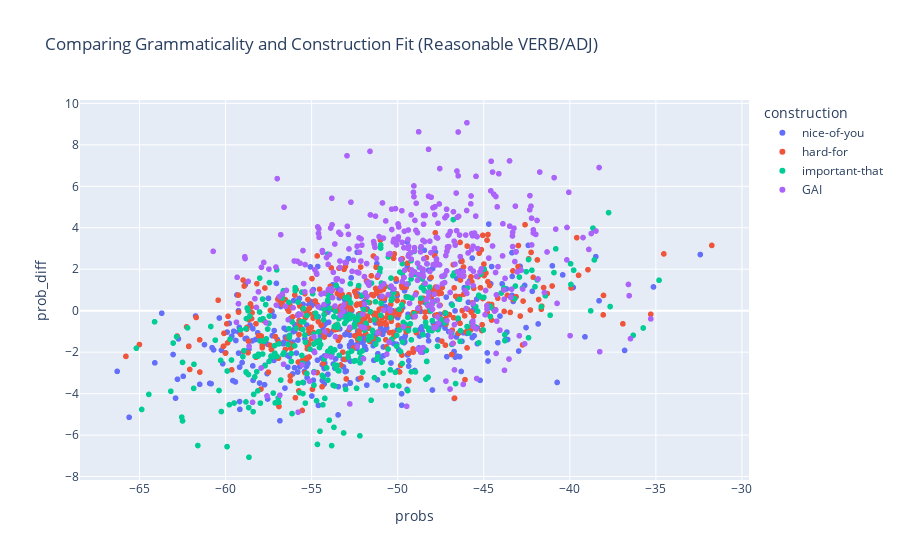

Write notebook code for a chart like this one.
### Code cell
# plot base grammaticality judgement vs. comparison with sentence mean
fig = px.scatter(okay_df, 
                 x = okay_df["probs"], y = okay_df["prob_diff"],
                 color = okay_df["construction"], labels = {'x': 'GPT evaluation', 'y': 'construction deviation'},
                 title = "Comparing Grammaticality and Construction Fit (Reasonable VERB/ADJ)",
                 hover_data=[okay_df["sentence"]])
fig.show()

### Figure 1 — Plotly figure (JSON) as saved in the notebook; plotly's stock layout.template omitted (floating-point values rounded to 4 significant figures; data arrays with more than 128 entries replaced by an {"elided": "..."} marker saying what was removed)
{"data": [{"customdata": {"elided": "400x1 str values"}, "hovertemplate": "construction=nice-of-you<br>probs=%{x}<br>prob_diff=%{y}<br>sentence=%{customdata[0]}<extra></extra>", "legendgroup": "nice-of-you", "marker": {"color": "#636efa", "symbol": "circle"}, "mode": "markers", "name": "nice-of-you", "showlegend": true, "type": "scattergl", "x": {"elided": "400 float values"}, "xaxis": "x", "y": {"elided": "400 float values"}, "yaxis": "y"}, {"customdata": {"elided": "400x1 str values"}, "hovertemplate": "construction=hard-for<br>probs=%{x}<br>prob_diff=%{y}<br>sentence=%{customdata[0]}<extra></extra>", "legendgroup": "hard-for", "marker": {"color": "#EF553B", "symbol": "circle"}, "mode": "markers", "name": "hard-for", "showlegend": true, "type": "scattergl", "x": {"elided": "400 float values"}, "xaxis": "x", "y": {"elided": "400 float values"}, "yaxis": "y"}, {"customdata": {"elided": "372x1 str values"}, "hovertemplate": "construction=important-that<br>probs=%{x}<br>prob_diff=%{y}<br>sentence=%{customdata[0]}<extra></extra>", "legendgroup": "important-that", "marker": {"color": "#00cc96", "symbol": "circle"}, "mode": "markers", "name": "important-that", "showlegend": true, "type": "scattergl", "x": {"elided": "372 float values"}, "xaxis": "x", "y": {"elided": "372 float values"}, "yaxis": "y"}, {"customdata": {"elided": "400x1 str values"}, "hovertemplate": "construction=GAI<br>probs=%{x}<br>prob_diff=%{y}<br>sentence=%{customdata[0]}<extra></extra>", "legendgroup": "GAI", "marker": {"color": "#ab63fa", "symbol": "circle"}, "mode": "markers", "name": "GAI", "showlegend": true, "type": "scattergl", "x": {"elided": "400 float values"}, "xaxis": "x", "y": {"elided": "400 float values"}, "yaxis": "y"}], "layout": {"legend": {"title": {"text": "construction"}, "tracegroupgap": 0}, "title": {"text": "Comparing Grammaticality and Construction Fit (Reasonable VERB/ADJ)"}, "xaxis": {"anchor": "y", "domain": [0, 1], "title": {"text": "probs"}}, "yaxis": {"anchor": "x", "domain": [0, 1], "title": {"text": "prob_diff"}}}}
